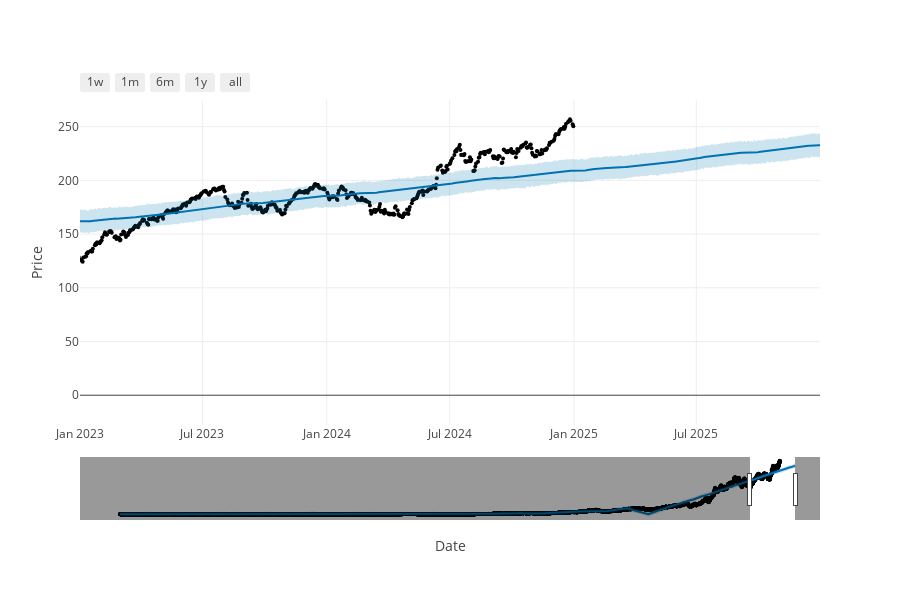

The code cell stored with this chart in its notebook:
### Code cell
# visualize

# Plot Forecast
fig1 = plot_plotly(m, forecast)
# fig1.layout.update(title_text=f"Forecast for 1 Year: {ticker_name} '{selected_stock}'")
fig1.update_layout(yaxis_title='Price')
fig1.update_layout(xaxis_title='Date')
# ADD LEGEND <<<<<
# Calculate default date range
end_date = forecast['ds'].max()
start_date = end_date - pd.Timedelta(days=1095)
fig1.update_xaxes(range=[start_date, end_date])
# fig1.update_layout(xaxis_rangeslider_visible=False)
fig1

### Figure 1 — Plotly figure (JSON) as saved in the notebook; plotly's stock layout.template omitted (floating-point values rounded to 4 significant figures; data arrays with more than 128 entries replaced by an {"elided": "..."} marker saying what was removed)
{"data": [{"marker": {"color": "black", "size": 4}, "mode": "markers", "name": "Actual", "type": "scatter", "x": {"elided": "11105 str values"}, "y": {"elided": "11105 float values"}}, {"hoverinfo": "skip", "line": {"width": 0}, "mode": "lines", "type": "scatter", "x": {"elided": "11470 str values"}, "y": {"elided": "11470 float values"}}, {"fill": "tonexty", "fillcolor": "rgba(0, 114, 178, 0.2)", "line": {"color": "#0072B2", "width": 2}, "mode": "lines", "name": "Predicted", "type": "scatter", "x": {"elided": "11470 str values"}, "y": {"elided": "11470 float values"}}, {"fill": "tonexty", "fillcolor": "rgba(0, 114, 178, 0.2)", "hoverinfo": "skip", "line": {"width": 0}, "mode": "lines", "type": "scatter", "x": {"elided": "11470 str values"}, "y": {"elided": "11470 float values"}}], "layout": {"height": 600, "showlegend": false, "width": 900, "xaxis": {"range": ["2023-01-01T00:00:00", "2025-12-31T00:00:00"], "rangeselector": {"buttons": [{"count": 7, "label": "1w", "step": "day", "stepmode": "backward"}, {"count": 1, "label": "1m", "step": "month", "stepmode": "backward"}, {"count": 6, "label": "6m", "step": "month", "stepmode": "backward"}, {"count": 1, "label": "1y", "step": "year", "stepmode": "backward"}, {"step": "all"}]}, "rangeslider": {"visible": true}, "title": {"text": "Date"}, "type": "date"}, "yaxis": {"title": {"text": "Price"}}}}
